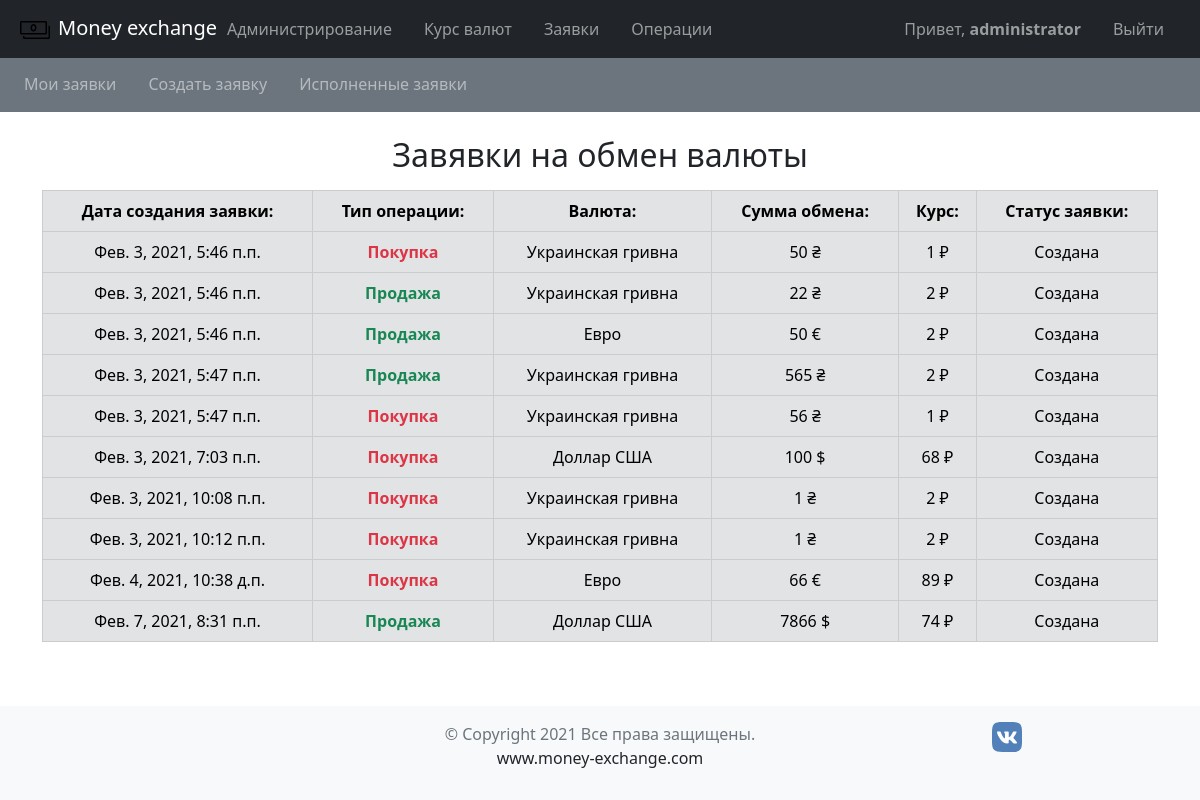
The app's page /orders/ (signed in), older data.
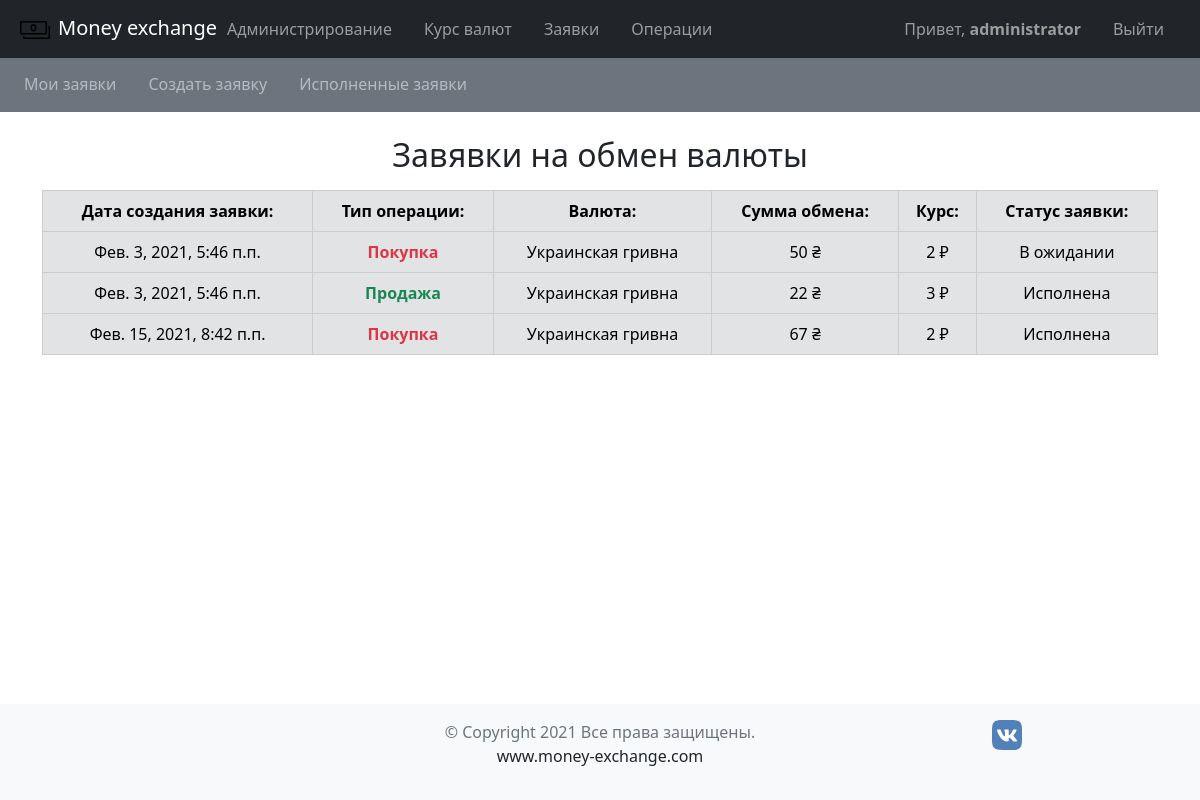
The same page, newer data.
### orders/models.py (models this page shows, shortened)
class Operation(models.Model):
    order = models.OneToOneField(
        Order,
        on_delete=models.CASCADE,
        verbose_name='Заказ'
        )
    operator = models.ForeignKey(
        'users.User',
        on_delete=models.SET_NULL, null=True,
        verbose_name='Оператор'
        )
    rate = models.PositiveIntegerField(
        verbose_name='Курс валюты'
        )
    update_at = models.DateTimeField(
        auto_now=True,
        editable=False,
        verbose_name='Дата обработки заявки'
        )
    status = models.CharField(
        choices=OPERATION_STATUS,
        auto_created='created', max_length=20,
        verbose_name='Статус операции'
        )
    class Meta():
        verbose_name = 'Операция'
        verbose_name_plural = 'Операции'

class Order(models.Model):
    user = models.ForeignKey(
        'users.User',
        on_delete=models.SET_NULL, null=True,
        verbose_name='Пользователь'
        )
    currency = models.ForeignKey(
        'currency.Currency',
        on_delete=models.SET_NULL, null=True,
        verbose_name='Валюта'
        )
    amount = models.PositiveIntegerField(
        verbose_name='Сумма',
        )
    created_at = models.DateTimeField(
        auto_now_add=True,
        editable=False, verbose_name='Дата заявки'
        )
    operation_type = models.CharField(
        max_length=10,
        choices=TYPE_STATUS, verbose_name='Тип операции'
        )
    class Meta():
        verbose_name = 'Заказ'
        verbose_name_plural = 'Заказы'

### currency/models.py (models this page shows, shortened)
class Currency(models.Model):
    name = models.CharField(
        max_length=30, unique=True,
        verbose_name='Наименование'
        )
    short_name = models.CharField(
        max_length=20, unique=True,
        verbose_name='Короткое наименование'
        )
    symbol = models.CharField(
        max_length=20, unique=True,
        verbose_name='Символ'
        )
    rate_sell = models.FloatField(
        default=1, verbose_name='Курс продажи'
        )
    rate_buy = models.FloatField(
        default=1, verbose_name='Курс покупки')
    class Meta():
        verbose_name = 'Валюта'
        verbose_name_plural = 'Валюта'

### orders/views.py (the view)
# urls.py: path('', views.get_my_orders, name='get_my_orders'),
@login_required
def get_my_orders(request):
    operations = Operation.objects.filter(order__user=request.user.pk)
    return render(request, 'orders/my_orders.html', {'operations': operations})

### templates/orders/my_orders.html (shortened to what this page needs)
{% extends "base.html" %}
{% block content %}
{% include "inc/_ordersmenu.html" %}
<div class="container">
  <h2 class="mt-4 text-center">Завявки на обмен валюты</h2>
  <table class="table mt-3 table-secondary table-bordered text-center">
    <thead class="text-center">
      <tr>
        <th scope="col">Дата создания заявки:</th>
        <th scope="col">Тип операции:</th>
        <th scope="col">Валюта:</th>
        <th scope="col">Сумма обмена:</th>
        <th scope="col">Курс:</th>
        <th scope="col">Статус заявки:</th>
      </tr>
    </thead>
{% for operation in operations %}
  <tbody>
    <tr>
      <td>{{operation.order.created_at}}</td>
      <th class=
      {% if operation.order.operation_type == "Sell" %}
      'text-success'
      {% else %}
      'text-danger'
      {% endif %}
      >{{ operation.order.get_operation_type_display }}</th>
      <td>{{operation.order.currency.name}}</td>
      <td>{{operation.order.amount}} {{operation.order.currency.symbol}}</td>
      <td>{{operation.rate}} ₽</td>
      <td>{{operation.get_status_display}}</td>
    </tr>
  </tbody>
{% endfor %}
  </table>
</div>
{% endblock content %}

Row changes from the older to the newer data that the page shows:
removed Operation: order.created_at "Фев. 3, 2021, 5:46 п.п.", order.operation_type "Продажа", order.currency.name "Евро", order.amount "50", order.currency.symbol "€", rate "2", status "Создана"
removed Operation: order.created_at "Фев. 3, 2021, 5:47 п.п.", order.operation_type "Продажа", order.currency.name "Украинская гривна", order.amount "565", order.currency.symbol "₴", rate "2", status "Создана"
removed Operation: order.created_at "Фев. 3, 2021, 5:47 п.п.", order.operation_type "Покупка", order.currency.name "Украинская гривна", order.amount "56", order.currency.symbol "₴", rate "1", status "Создана"
removed Operation: order.created_at "Фев. 3, 2021, 7:03 п.п.", order.operation_type "Покупка", order.currency.name "Доллар США", order.amount "100", order.currency.symbol "$", rate "68", status "Создана"
removed Operation: order.created_at "Фев. 3, 2021, 10:08 п.п.", order.operation_type "Покупка", order.currency.name "Украинская гривна", order.amount "1", order.currency.symbol "₴", rate "2", status "Создана"
removed Operation: order.created_at "Фев. 3, 2021, 10:12 п.п.", order.operation_type "Покупка", order.currency.name "Украинская гривна", order.amount "1", order.currency.symbol "₴", rate "2", status "Создана"
removed Operation: order.created_at "Фев. 4, 2021, 10:38 д.п.", order.operation_type "Покупка", order.currency.name "Евро", order.amount "66", order.currency.symbol "€", rate "89", status "Создана"
removed Operation: order.created_at "Фев. 7, 2021, 8:31 п.п.", order.operation_type "Продажа", order.currency.name "Доллар США", order.amount "7866", order.currency.symbol "$", rate "74", status "Создана"
changed Operation: rate "1" → "2"; status "Создана" → "В ожидании"
changed Operation "Продажа": rate "2" → "3"; status "Создана" → "Исполнена"
added Operation: order.created_at "Фев. 15, 2021, 8:42 п.п.", order.operation_type "Покупка", order.currency.name "Украинская гривна", order.amount "67", order.currency.symbol "₴", rate "2", status "Исполнена"
